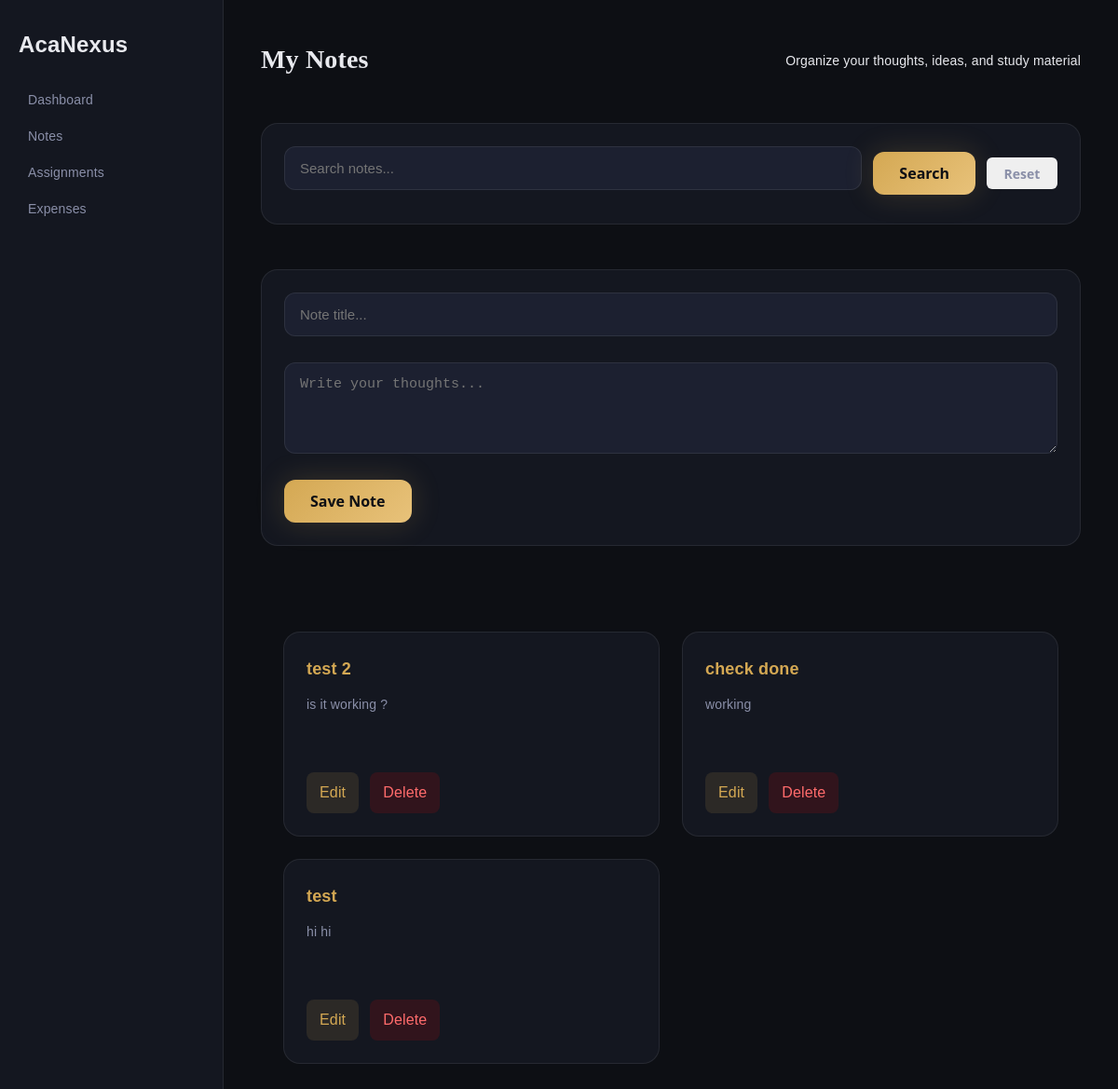
/notes, run on an earlier commit of the app's database.
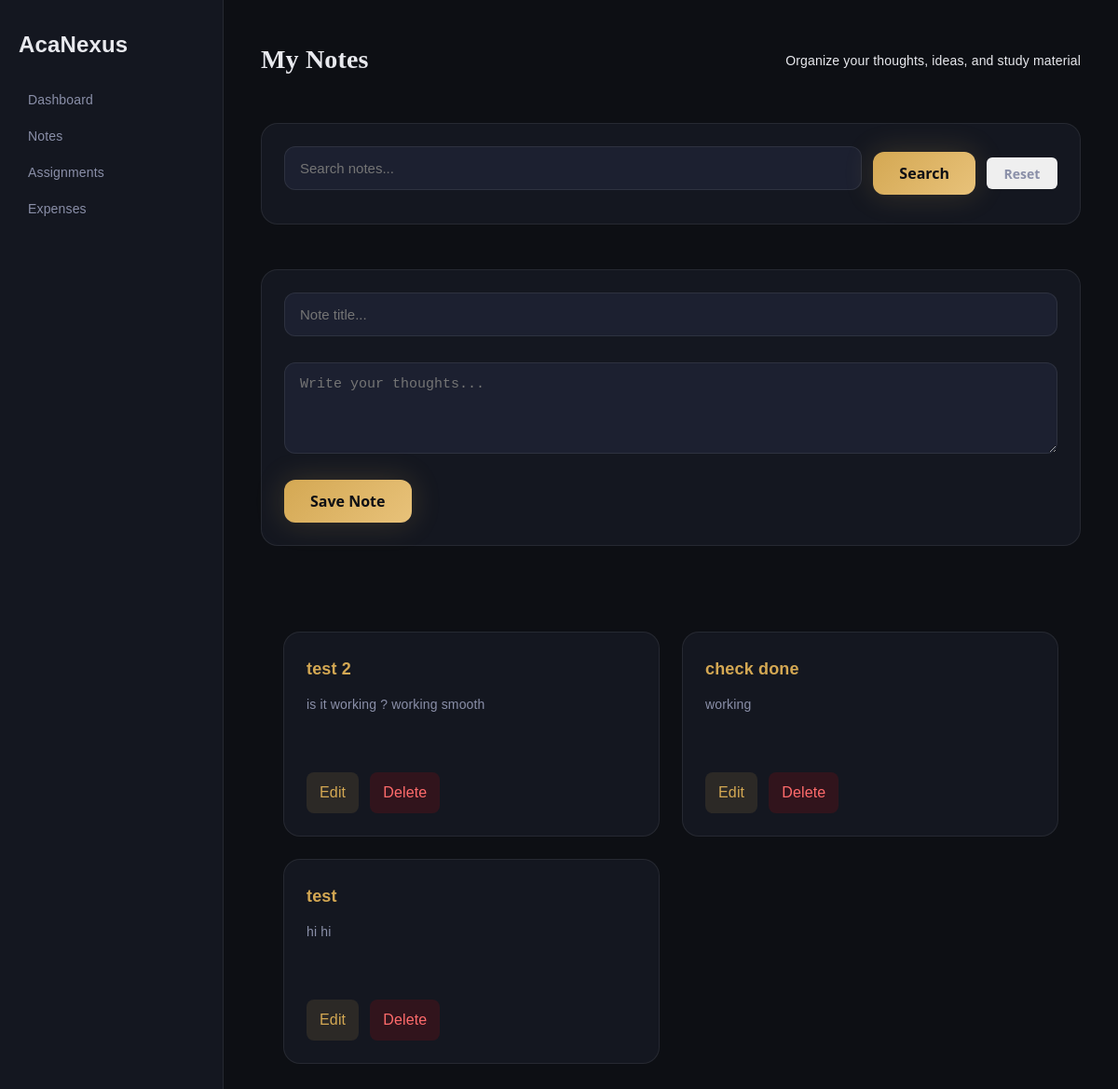
And on a later commit of the database.
### tables this page shows
CREATE TABLE notes (
        id INTEGER PRIMARY KEY AUTOINCREMENT,
        title TEXT NOT NULL,
        content TEXT NOT NULL
    );

### app.py (the view, shortened to what this page needs)
@app.route("/notes", methods=["GET", "POST"])
def notes():
    conn = sqlite3.connect("database/acanexus.db")
    cursor = conn.cursor()
    search = request.args.get("search")
    if search:
        cursor.execute(
            "SELECT * FROM notes WHERE title LIKE ?",
            ('%' + search + '%',)
        )
    else:
        cursor.execute("SELECT * FROM notes")
    notes = cursor.fetchall()
    conn.close()
    return render_template(
        "notes.html",
        notes=notes
    )

### templates/notes.html (shortened to what this page needs)
{% extends "base.html" %} {% block content %}
<link
  rel="stylesheet"
  href="{{ url_for('static', filename='css/style.css') }}"
/>
<link
  rel="stylesheet"
  href="{{ url_for('static', filename='css/notes.css') }}"
/>
<div class="page-header">
  <h1>My Notes</h1>
  <p>Organize your thoughts, ideas, and study material</p>
</div>
<div class="card notes-control-card">
  <form method="GET" class="search-bar">
    <input
      type="text"
      name="search"
      value="{{ request.args.get('search', '') }}"
      placeholder="Search notes..."
    />
    <button type="submit" class="btn btn-gold">Search</button>
    <a href="/notes">
      <button type="button" class="btn btn-outline-sm">Reset</button>
    </a>
  </form>
</div>
<div class="card notes-control-card">
  <form method="POST" class="note-form">
    <input type="text" name="title" placeholder="Note title..." required />
    <textarea
      name="content"
      rows="4"
      placeholder="Write your thoughts..."
      required
    ></textarea>
    <button type="submit" class="btn btn-gold">Save Note</button>
  </form>
</div>
<div class="notes-grid">
   {% for note in notes %}
  <div class="note-card">
    <h3>{{ note[1] }}</h3>
    <p>{{ note[2] }}</p>
    <div class="note-actions">
      <a href="/edit_note/{{ note[0] }}">Edit</a>
      <a
        href="/delete_note/{{ note[0] }}"
        onclick="return confirm('Delete this note?');"
        class="danger"
      >
        Delete
      </a>
    </div>
  </div>
  {% endfor %}
</div>
{% endblock %}

### templates/base.html (shortened to what this page needs)
<!doctype html>
<html>
  <head>
    <link
      rel="stylesheet"
      href="{{ url_for('static', filename='css/style.css') }}"
    />
    <link
      rel="stylesheet"
      href="{{ url_for('static', filename='css/assignments.css') }}"
    />
    <link
      rel="stylesheet"
      href="{{ url_for('static', filename='css/animations.css') }}"
    />
  </head>
  <body>
    <div class="dashboard-container">
      <div class="sidebar">
        <h2>AcaNexus</h2>
        <ul>
          <li>
            <a href="/dashboard">Dashboard</a>
          </li>
          <li>
            <a href="/notes">Notes</a>
          </li>
          <li>
            <a href="/assignments">Assignments</a>
          </li>
          <li>
            <a href="/expenses">Expenses</a>
          </li>
        </ul>
      </div>
      <div class="main-content">{% block content %} {% endblock %}</div>
    </div>
  </body>
</html>

### static/css/style.css (style rules this page uses)
html { -webkit-font-smoothing: antialiased; -moz-osx-font-smoothing: grayscale; text-rendering: optimizeLegibility; }
body { letter-spacing: 0.01em; }
html { scroll-padding-top: var(--nav-height); }
.dashboard-container { display: flex; min-height: 100vh; background: var(--clr-bg); }
.sidebar { width: 240px; padding: 28px 20px; }
.main-content { flex: 1; padding: 40px; display: flex; flex-direction: column; gap: 24px; overflow-x: hidden; }
:root { --bg: #0d0f14; --surface: #141720; --surface-2: #1c2030; --primary: #d4a853; --primary-soft: rgba(212,168,83,0.15); --text: #e8e9ee; --muted: #8a8fa8; --border: rgba(255,255,255,0.08); --s1: 4px; --s2: 8px; --s3: 12px; --s4: 16px; --s5: 20px; --s6: 24px; --s8: 32px; --s10: 40px; --s12: 48px; --r1: 6px; --r2: 12px; --r3: 18px; --r4: 24px; --shadow-sm: 0 4px 12px rgba(0,0,0,0.3); --shadow-md: 0 10px 30px rgba(0,0,0,0.4); --t-fast: 0.2s ease; --t-smooth: 0.35s ease; }
body { background: var(--bg); color: var(--text); font-family: 'DM Sans', sans-serif; }
.dashboard-card, .assignment-card, .note-card, .expense-card { background: var(--surface); border: 1px solid var(--border); border-radius: var(--r3); padding: var(--s6); animation: fadeUp 0.4s ease; }
.dashboard-grid, .assignments-grid, .notes-grid, .expenses-grid { display: grid; gap: var(--s6); }

### static/css/notes.css (style rules this page uses)
.notes-grid { display: grid; grid-template-columns: repeat(auto-fit, minmax(280px, 1fr)); gap: var(--s6); padding: var(--s6); }
.note-card { background: var(--surface); border: 1px solid var(--border); border-radius: var(--r3); padding: 24px; display: flex; flex-direction: column; gap: 12px; transition: all .3s ease; min-height: 220px; }
.note-card h3 { font-size: 18px; color: var(--primary); }
.note-card p { color: var(--muted); font-size: 14px; }
.note-actions { display: flex; gap: var(--s3); margin-top: var(--s3); }
.notes-control-card { background: var(--surface); border: 1px solid var(--border); border-radius: var(--r3); padding: 24px; margin-bottom: 24px; }
.search-bar { display: flex; gap: 12px; align-items: center; flex-wrap: wrap; }
.search-bar input { flex: 1; min-width: 250px; }
.note-form { display: flex; flex-direction: column; gap: 16px; }
.note-form input, .note-form textarea, .search-bar input { width: 100%; background: var(--surface-2); border: 1px solid var(--border); border-radius: 12px; padding: 14px 16px; color: var(--text); font-size: 15px; transition: all .3s ease; }
.note-form button { align-self: flex-start; }
.note-actions { margin-top: auto; }
.note-actions a { padding: 8px 14px; border-radius: 8px; text-decoration: none; transition: .3s; }
.note-actions a:first-child { background: rgba(212,168,83,.12); color: var(--primary); }
.note-actions a.danger { background: rgba(255,0,0,.12); color: #ff6b6b; }

### static/css/base.css (style rules this page uses)
* { margin: 0; padding: 0; box-sizing: border-box; }
html { scroll-behavior: smooth; -webkit-font-smoothing: antialiased; text-rendering: optimizeLegibility; scroll-padding-top: 80px; }
body { font-family: 'DM Sans', sans-serif; background: #0d0f14; color: #e8e9ee; line-height: 1.6; letter-spacing: 0.01em; overflow-x: hidden; }
a { color: inherit; text-decoration: none; }
ul { list-style: none; }
:root { --bg: #0d0f14; --surface: #141720; --surface-2: #1c2030; --primary: #d4a853; --primary-soft: rgba(212,168,83,0.15); --text: #e8e9ee; --muted: #8a8fa8; --border: rgba(255,255,255,0.08); --shadow-sm: 0 6px 18px rgba(0,0,0,0.35); --shadow-md: 0 12px 35px rgba(0,0,0,0.45); --r1: 6px; --r2: 12px; --r3: 18px; --s2: 8px; --s3: 12px; --s4: 16px; --s6: 24px; --s8: 32px; }

### static/css/layout.css (style rules this page uses)
.dashboard-container { display: flex; min-height: 100vh; background: var(--bg); }
.sidebar { width: 240px; background: var(--surface); border-right: 1px solid var(--border); padding: var(--s6); display: flex; flex-direction: column; gap: var(--s6); }
.sidebar ul { display: flex; flex-direction: column; gap: var(--s3); }
.sidebar a { color: var(--muted); font-size: 14px; padding: 8px 10px; border-radius: var(--r2); transition: 0.2s ease; }
.main-content { flex: 1; padding: var(--s8); display: flex; flex-direction: column; gap: var(--s6); overflow-x: hidden; }
.page-header { display: flex; justify-content: space-between; align-items: center; margin-bottom: var(--s6); }

What changed in the data, as far as the page shows it:
changed notes "test 2": content "is it working ?" → "is it working ? working smooth"
